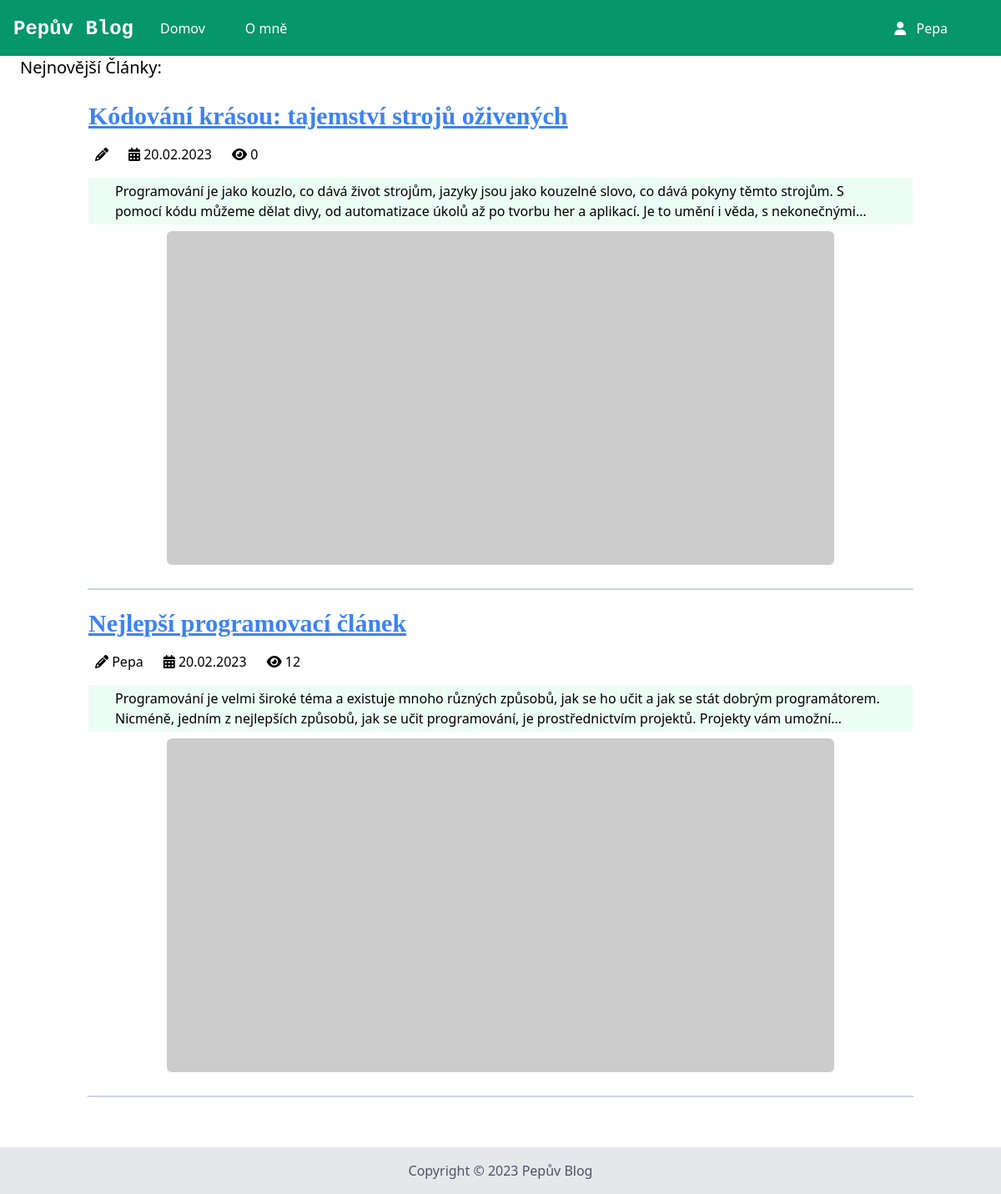
Screenshot of / (signed in) with the database file from the repository.
### app.py (models this page shows, shortened)
class User(db.Model):
    id = db.Column(db.Integer, primary_key=True)
    login = db.Column(db.String, nullable=False)
    password = db.Column(db.String, nullable=False)
    admin = db.Column(db.Boolean, default=0)
    articles = db.relationship('Article', backref='author', lazy=True)
    is_active = db.Column(db.Boolean, default=True)
    is_authenticated = db.Column(db.Boolean)
    def is_authenticated(self):
        return self.is_authenticated
    def is_active(self):
        return self.is_active

class Article(db.Model):
    id = db.Column(db.Integer, primary_key=True)
    title = db.Column(db.String, nullable=False)
    content = db.Column(db.String, nullable=False)
    author_id = db.Column(db.Integer, db.ForeignKey('user.id'), nullable=False)
    categories = db.Column(db.PickleType, default=["uncategorized"])
    likes = db.Column(db.PickleType, default=0)
    dislikes = db.Column(db.PickleType, default=0)
    date_created = db.Column(db.DateTime, default=datetime.utcnow)
    views = db.Column(db.Integer, default=0)
    thumbnail = db.Column(db.String)

### app.py (the view)
@app.route("/")
def index():
    articles = Article.query.order_by(desc(Article.id)).all()
    return render_template("index.html",articles=articles)

### app.py (called while the page is built)
@login_manager.user_loader
def load_user(user_id):
    return User.query.get(int(user_id))

### templates/index.html (shortened to what this page needs)
{% extends 'base.html' %}
{% block body %}
<h2 class="text-xl font-medium mb-2">Nejnovější Články:</h3>
	<div class="container mx-auto p-4">
		{% for article in articles %}
		<div class="mb-5 pb-5 border-2 border-white border-b-slate-300">
			<h2 class="text-3xl font-bold text-blue-500 underline font-serif"><a
					href="{{ url_for('article',id=article.id) }}">{{article.title}}</a></h2>
					<div class="flex gap-6 my-4 px-2">
			<p class=""><i class="fa-solid fa-pencil"></i> {{article.author.login}}</p>
			<p class=""><i class="fa-solid fa-calendar-days"></i> {{article.date_created.strftime('%d.%m.%Y')}}</p>
			<p class=""><i class="fa-solid fa-eye"></i> {{article.views}}</p>
		</div>
			<div class="px-8 py-1 bg-emerald-50 article-content">{{article.content|safe}}</div>
			{% if article.thumbnail==None %}
			<img src="https://picsum.photos/800/400" alt="{{article.title}}" class="m-auto rounded-md my-2">
			{% else %}
			<img src="{{article.thumbnail}}" alt="{{article.title}}" class="m-auto">
			{%endif%}
		</div>
		{% endfor %}
	</div>
	{% endblock %}

### templates/base.html (shortened to what this page needs)
<!DOCTYPE html>
<html lang="cs">
<head>
  <link rel="stylesheet" href="{{ url_for('static',filename='css/output.css') }}" />
  <link rel="stylesheet" href="https://cdnjs.cloudflare.com/ajax/libs/font-awesome/6.2.1/css/all.min.css"
 />
</head>
<body>
  <header class="bg-emerald-600 text-white p-4 flex items-center justify-between fixed w-full">
    <h1 class="text-2xl font-bold"><a class="font-mono" href="{{ url_for('index') }}">Pepův Blog</a></h1>
    <nav class="flex flex-1 items-center">
      <ul class="flex ml-8 flex-1 gap-8">
        <li class="mr-4 hover:text-gray-300"><a href="{{ url_for('index') }}">Domov</a></li>
        <li class="mr-4 hover:text-gray-300"><a href="{{ url_for('about') }}">O mně</a></li>
        <li class="mr-4 hover:text-gray-300 absolute right-12">
          <a href="{{ url_for('admin_login') }}">
          <i class="fa-solid fa-user mr-2"></i>
          {% if current_user.login %}
          {{current_user.login}}
          {% else %}
          Přihlásit se
          {% endif %}
        </a>
      </li>
      </ul>
    </nav>
  </header>
  <main class="py-6 px-6">
    {% block body %} {% endblock %}
  </main>
  <footer class="bg-gray-200 p-4">
    <p class="text-center text-gray-600">Copyright © 2023 Pepův Blog</p>
  </footer>
</body>
</html>

### templates/index.html (style rules this page uses)
div.article-content { display: -webkit-box; -webkit-line-clamp: 2; -webkit-box-orient: vertical; overflow: hidden; text-overflow: ellipsis; }

### rows the page displays
User: login "Pepa"
Article: title "Kódování krásou: tajemství strojů oživených", date_created "20.02.2023", views "0", content "Programování je jako kouzlo, co dává život strojům, jazyky jsou jako kouzelné slovo, co dává pokyny těmto strojům. S pomocí kódu můžeme dělat divy, od automatizace úkolů až po tvorbu her a aplikací. Je to umění i věda, s…"
Article: title "Nejlepší programovací článek", author.login "Pepa", date_created "20.02.2023", views "12", content "Programování je velmi široké téma a existuje mnoho různých způsobů, jak se ho učit a jak se stát dobrým programátorem. Nicméně, jedním z nejlepších způsobů, jak se učit programování, je prostřednictvím projektů. Projekty vám…"
